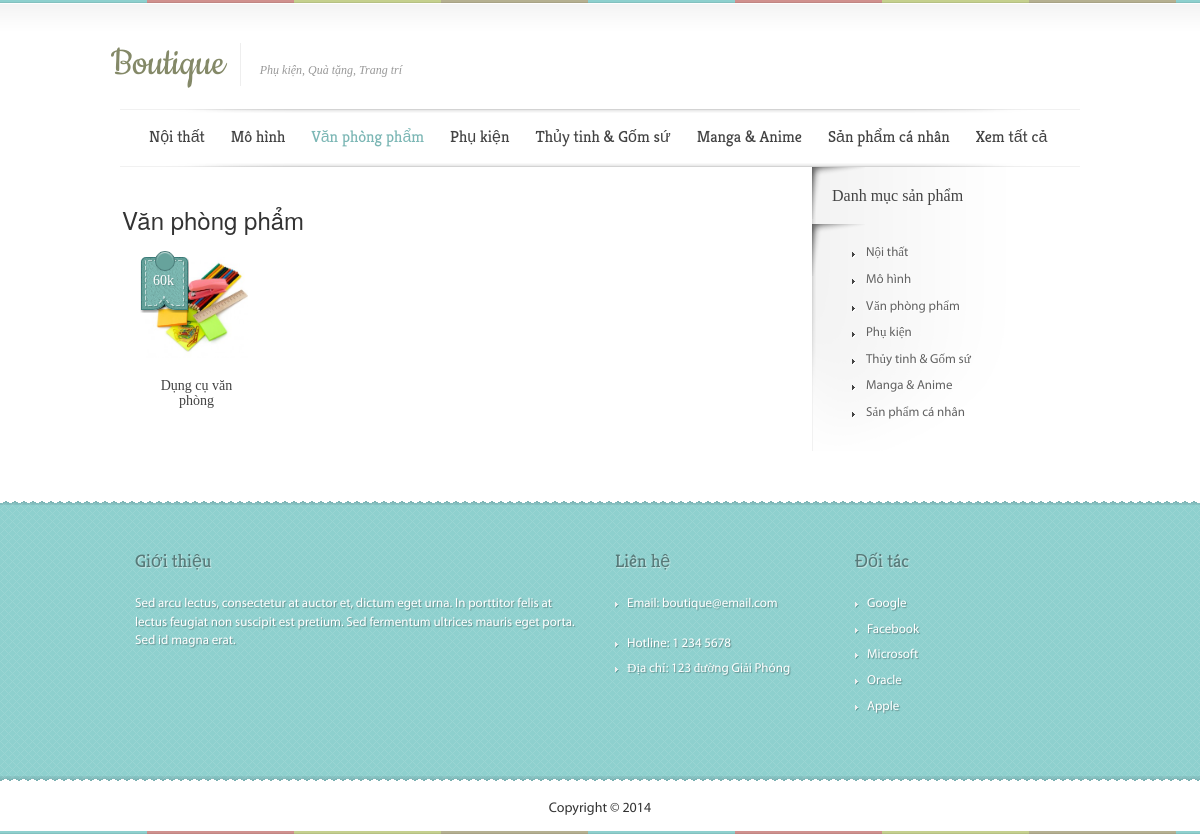
Screenshot of /products.php?category=3 with the database file from the repository.
### tables this page shows
CREATE TABLE categories (
	id INT PRIMARY KEY AUTO_INCREMENT,
	name VARCHAR(512) NOT NULL,
	created_date DATETIME,
	modified_date DATETIME
)  DEFAULT;

CREATE TABLE products (
	id INT PRIMARY KEY AUTO_INCREMENT,
	name VARCHAR(512) NOT NULL,
	short_description VARCHAR(1024) NOT NULL,
	description TEXT NOT NULL,
	image VARCHAR(512),
	category_id INT REFERENCES categories(id),
	price float,
	published BIT NOT NULL DEFAULT 1,
	published_date DATETIME,
	created_date DATETIME,
	modified_date DATETIME
)  DEFAULT;

### core/DataContext.php (called while the page is built, shortened)
<?php
class DataContext {
	private $host = 'localhost';
	private $user = 'root';
	private $password = '';
	private $database = 'boutique';
	public $defaultLimit = 8;
	private function getConnection()
	{
		$db = new mysqli($this->host, $this->user, $this->password, $this->database);
		$db->set_charset('utf8');
		return $db;
	}
	public function getProducts($options = array())
	{
		$db = $this->getConnection();
		$defaults = array(
			'limit' => $this->defaultLimit,
			'offset' => 0,
			'search' => '',
			'published' => 1,
			'category_id' => '%'
		);
		$options = array_merge($defaults, $options);
		if (isset($options['page'])) {
			$limit = $this->defaultLimit;
			$offset = ($options['page'] - 1) * $this->defaultLimit;
		} else {
			$limit = $options['limit'];
			$offset = $options['offset'];
		}
		$search = '%' . $options['search'] . '%';
		$published = $options['published'];
		$categoryId = $options['category_id'];
		$statement = $db->prepare(
				"SELECT * FROM `products`
			WHERE (`published` IN (?) OR `published` LIKE ?)
			AND (`category_id` IN (?) OR `category_id` LIKE ?)
			AND (`name` LIKE ? OR `description` LIKE ? OR `short_description` LIKE ?)
			ORDER BY `published_date` DESC
			LIMIT ? OFFSET ?");
		$statement->bind_param('sssssssii', $published, $published, $categoryId, $categoryId, $search, $search, $search, $limit, $offset);
		$statement->execute();
		$products = array();
		$product = new Product();
		$statement->bind_result($product->id, $product->name, $product->shortDescription, $product->description, $product->image, $product->categoryId, $product->price, $product->published, $product->publishedDate, $product->createdDate, $product->modifiedDate);
		while ($statement->fetch()) {
			$products[] = unserialize(serialize($product));
		}
		return $products;
	}
	public function getCategories($options = array())
	{
		$db = $this->getConnection();
		$defaults = array(
			'limit' => $this->defaultLimit,
			'offset' => 0,
			'search' => '',
		);
		$options = array_merge($defaults, $options);
		$limit = $options['limit'];
		$offset = $options['offset'];
		$search = '%' . $options['search'] . '%';
		$statement = $db->prepare(
				"SELECT * FROM `categories`
				WHERE `name` LIKE ?
				LIMIT ? OFFSET ?");
		$statement->bind_param('sii', $search, $limit, $offset);
		$statement->execute();
		$categories = array();
		$category = new Category();
		$statement->bind_result($category->id, $category->name, $category->createdDate, $category->modifiedDate);
		while ($statement->fetch()) {
			$categories[] = unserialize(serialize($category));
		}
		return $categories;
	}
	public function getCategoryById($id)
	{
		$db = $this->getConnection();
		$statement = $db->prepare(
				"SELECT * FROM `categories`
				WHERE `id` = ?
				LIMIT 1 OFFSET 0");
		$statement->bind_param('i', $id);
		$statement->execute();
		$category = new Category();
		$statement->bind_result($category->id, $category->name, $category->createdDate, $category->modifiedDate);
		return $category;
	}
}

### products.php (the view, shortened to what this page needs)
<?php
include_once './core/DataContext.php';
$db = new DataContext();
$options = array();
if (isset($_GET['category'])) {
	$categoryId = $_GET['category'];
	$options['category_id'] = $categoryId;
	$category = $db->getCategoryById($categoryId);
}
$page = $_GET['page'];
$options['page'] = $page;
$products = $db->getProducts($options);
?>
<html>
	<?php include './layout/documents.php'; ?>
	<body>
		<?php include './layout/header.php'; ?>
		<div class="container">
			<div id="content">
				<div id="main-bg">
					<div id="main-bottom-bg">
						<div id="left-area">
							<?php
							if (isset($category)) {
								echo "<h1>$category->name</h1>";
							} else {
								echo '<h1>Tất cả sản phẩm</h1>';
							}
							?>
							<?php
							foreach ($products as $i => $p) :
								?>
								<div class="cell-product col-xs-3">
									<div class="main-item">
										<a href="#">
											<img class="thumb" src="<?php echo $p->image; ?>" />
											<span class="price-tag"><?php echo $p->price; ?>k</span>
										</a>
										<h3><a href="#"><?php echo $p->name; ?></a></h3>
									</div>
								</div>
								<?php
							endforeach;
							?>
						</div>
						<?php include './layout/sidebar.php'; ?>
					</div>
				</div>
			</div>
		</div>
		<?php include './layout/footer.php'; ?>
	</body>
</html>

### layout/header.php (shortened to what this page needs)
<?php
$categories = $db->getCategories(array('limit' => 7));
?>
<div id="header-wrapper">
	<div class="container">
		<div id="header-logo">
			<a href="index.php"><h1>Boutique</h1></a>
			<span>Phụ kiện, Quà tặng, Trang trí</span>
		</div>
		<div id="header-menu">
			<ul id="secondary-menu" class="nav">
				<?php foreach ($categories as $c) : ?>
					<li><a href="products.php?category=<?php echo $c->id; ?>" class="<?php echo ($_GET['category'] == $c->id) ? 'active' : ''; ?>"><?php echo $c->name; ?></a></li>
				<?php endforeach; ?>
				<li><a href="products.php" class="<?php echo !isset($_GET['category']) ? 'active' : ''; ?>">Xem tất cả</a></li>
			</ul>
		</div>
	</div>
</div>

### layout/sidebar.php (shortened to what this page needs)
<?php
$categories = $db->getCategories();
?>
<div id="right-area" class="right-area-bg">
	<h2>Danh mục sản phẩm</h2>
	<ul class="right-area-bg" style="padding-top: 20px">
		<?php foreach ($categories as $c) : ?>
			<li><a href="products.php?category=<?php echo $c->id; ?>"><?php echo $c->name; ?></a></li>
		<?php endforeach; ?>
	</ul>
</div>
<div class="clearfix"></div>

### css/style.css (style rules this page uses)
#header-wrapper { background: url('../img/header-bg.png') repeat-x scroll 0px 0px transparent; padding-top: 38px; height: 158px; }
#header-logo { position: absolute; margin-top: -19px; margin-left: -9px; }
#header-logo h1 { line-height: 43px; font-size: 43px; font-weight: normal; font-family: 'Cookie',cursive; color: #848968; display: inline-block; padding-right: 15px; border-right: 0.25px solid #eee; }
#header-logo span { color: #999; font-family: Georgia,serif; font-size: 12px; font-style: italic; margin-top: -22px; margin-left: 15px; display: inline-block; }
#header-menu { margin-top: 67px; background: url('../img/secondary-menu-bg.png') repeat-x scroll 0px 0px transparent; }
ul#secondary-menu { height:53px;padding-left:16px; }
ul#secondary-menu li { font-family:'Kreon',Arial,sans-serif;float:left;position:relative }
ul#secondary-menu a { display:block;float:left;font-size:16px;color:#434343;text-decoration:none;padding:17px 13px 14px }
ul#secondary-menu a:hover, ul#secondary-menu a.active { color:#7cb7b5;background:none }
#main-bg { background: url('../img/main-content-bg.png') repeat-y scroll 692px 0px transparent; }
#main-bottom-bg { background: url('../img/main-content-bottom-bg.png') no-repeat scroll 692px bottom transparent; }
#content { background: url('../img/main-content.png') no-repeat scroll 0px 0px transparent; padding-top: 4px; padding-bottom: 50px; }
#left-area { float: left; position: relative; width: 692px; }
#left-area h1 { margin: 40px 0px 10px; font-weight: normal; font-size: 24px; padding-bottom: 14px; padding-left: 2px; }
#right-area { float: left; position: relative; width: 268px; }
#right-area h2 { margin:0;margin-top:20px;font-weight:normal;color:#434343;font-family:Georgia,serif;font-size:16px;padding-bottom:20px;padding-left:20px }
#right-area ul li { background:url('../img/sidebar-bullet.png') no-repeat scroll 0 8px transparent;display:block;padding-bottom:8px;padding-left:14px;text-shadow:1px 1px 1px #FFF;font-size:13px;font-family:'MyriadProRegular'; }
#right-area ul li a { color:#626262 }
.right-area-bg { background: url('../img/sidebar-bg.png') no-repeat scroll 0px -1px transparent; }
.cell-product { padding: 0 45px 20px 25px; }
.cell-product img { max-width:100% }
.cell-product .price-tag { background:url(../img/price-tag2.png) no-repeat;position:absolute;top:-6px;left:20px;width:49px;height:62px;font-family:Georgia,serif;font-size:14px;color:#fff;text-shadow:1px 1px 1px rgba(0,0,0,0.2);padding-top:20px;padding-right:2px;text-align:center }
.cell-product h3 { font-weight:normal;font-family:Georgia,serif;font-size:14px;text-align:center;padding-bottom:12px }
.cell-product h3 a { text-decoration:none;color:#434343 }
.container { width: 990px; }

### rows the page displays
categories: name "Nội thất"
categories: name "Mô hình"
categories: name "Văn phòng phẩm"
categories: name "Phụ kiện"
categories: name "Thủy tinh & Gốm sứ"
categories: name "Manga & Anime"
categories: name "Sản phẩm cá nhân"
products: image (picture), price "60", name "Dụng cụ văn phòng"
